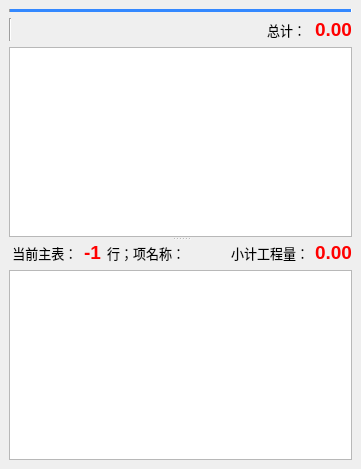
         <widget class="QWidget" name="tab_1">
          <attribute name="title">
           <string>工程量总表</string>
          </attribute>
          <layout class="QVBoxLayout" name="verticalLayout_3">
           <property name="spacing">
            <number>6</number>
           </property>
           <property name="leftMargin">
            <number>9</number>
           </property>
           <property name="topMargin">
            <number>9</number>
           </property>
           <property name="rightMargin">
            <number>9</number>
           </property>
           <property name="bottomMargin">
            <number>9</number>
           </property>
           <item>
            <widget class="Line" name="line_9">
             <property name="palette">
              <palette>
               <active>
                <colorrole role="Mid">
                 <brush brushstyle="SolidPattern">
                  <color alpha="255">
                   <red>51</red>
                   <green>136</green>
                   <blue>255</blue>
                  </color>
                 </brush>
                </colorrole>
               </active>
               <inactive>
                <colorrole role="Mid">
                 <brush brushstyle="SolidPattern">
                  <color alpha="255">
                   <red>51</red>
                   <green>136</green>
                   <blue>255</blue>
                  </color>
                 </brush>
                </colorrole>
               </inactive>
               <disabled>
                <colorrole role="Mid">
                 <brush brushstyle="SolidPattern">
                  <color alpha="255">
                   <red>51</red>
                   <green>136</green>
                   <blue>255</blue>
                  </color>
                 </brush>
                </colorrole>
               </disabled>
              </palette>
             </property>
             <property name="midLineWidth">
              <number>20</number>
             </property>
             <property name="orientation">
              <enum>Qt::Horizontal</enum>
             </property>
            </widget>
           </item>
           <item>
            <layout class="QHBoxLayout" name="horizontalLayout_5">
             <property name="spacing">
              <number>9</number>
             </property>
             <item>
              <widget class="Line" name="line_2">
               <property name="orientation">
                <enum>Qt::Vertical</enum>
               </property>
              </widget>
             </item>
             <item>
              <spacer name="horizontalSpacer_5">
               <property name="orientation">
                <enum>Qt::Horizontal</enum>
               </property>
               <property name="sizeHint" stdset="0">
                <size>
                 <width>40</width>
                 <height>20</height>
                </size>
               </property>
              </spacer>
             </item>
             <item>
              <widget class="QLabel" name="label_14">
               <property name="font">
                <font>
                 <family>微软雅黑</family>
                 <pointsize>10</pointsize>
                </font>
               </property>
               <property name="text">
                <string>总计：</string>
               </property>
              </widget>
             </item>
             <item>
              <widget class="QLabel" name="label_sum">
               <property name="palette">
                <palette>
                 <active>
                  <colorrole role="WindowText">
                   <brush brushstyle="SolidPattern">
                    <color alpha="255">
                     <red>255</red>
                     <green>0</green>
                     <blue>0</blue>
                    </color>
                   </brush>
                  </colorrole>
                  <colorrole role="PlaceholderText">
                   <brush brushstyle="SolidPattern">
                    <color alpha="128">
                     <red>170</red>
                     <green>0</green>
                     <blue>0</blue>
                    </color>
                   </brush>
                  </colorrole>
                 </active>
                 <inactive>
                  <colorrole role="WindowText">
                   <brush brushstyle="SolidPattern">
                    <color alpha="255">
                     <red>255</red>
                     <green>0</green>
                     <blue>0</blue>
                    </color>
                   </brush>
                  </colorrole>
                  <colorrole role="PlaceholderText">
                   <brush brushstyle="SolidPattern">
                    <color alpha="128">
                     <red>170</red>
                     <green>0</green>
                     <blue>0</blue>
                    </color>
                   </brush>
                  </colorrole>
                 </inactive>
                 <disabled>
                  <colorrole role="WindowText">
                   <brush brushstyle="SolidPattern">
                    <color alpha="255">
                     <red>120</red>
                     <green>120</green>
                     <blue>120</blue>
                    </color>
                   </brush>
                  </colorrole>
                  <colorrole role="PlaceholderText">
                   <brush brushstyle="SolidPattern">
                    <color alpha="128">
                     <red>0</red>
                     <green>0</green>
                     <blue>0</blue>
                    </color>
                   </brush>
                  </colorrole>
                 </disabled>
                </palette>
               </property>
               <property name="font">
                <font>
                 <pointsize>14</pointsize>
                 <weight>75</weight>
                 <bold>true</bold>
                </font>
               </property>
               <property name="text">
                <string>0.00</string>
               </property>
              </widget>
             </item>
            </layout>
           </item>
           <item>
            <widget class="QSplitter" name="splitter_2">
             <property name="orientation">
              <enum>Qt::Vertical</enum>
             </property>
             <widget class="QTableView" name="tableView_11">
              <property name="font">
               <font>
                <family>微软雅黑</family>
                <pointsize>10</pointsize>
               </font>
              </property>
             </widget>
             <widget class="QWidget" name="layoutWidget">
              <layout class="QVBoxLayout" name="verticalLayout">
               <item>
                <layout class="QHBoxLayout" name="horizontalLayout_2">
                 <item>
                  <widget class="QLabel" name="label_4">
                   <property name="font">
                    <font>
                     <family>微软雅黑</family>
                     <pointsize>10</pointsize>
                    </font>
                   </property>
                   <property name="text">
                    <string> 当前主表：</string>
                   </property>
                  </widget>
                 </item>
                 <item>
                  <widget class="QLabel" name="label_6">
                   <property name="palette">
                    <palette>
                     <active>
                      <colorrole role="WindowText">
                       <brush brushstyle="SolidPattern">
                        <color alpha="255">
                         <red>255</red>
                         <green>0</green>
                         <blue>0</blue>
                        </color>
                       </brush>
                      </colorrole>
                     </active>
                     <inactive>
                      <colorrole role="WindowText">
                       <brush brushstyle="SolidPattern">
                        <color alpha="255">
                         <red>255</red>
                         <green>0</green>
                         <blue>0</blue>
                        </color>
                       </brush>
                      </colorrole>
                     </inactive>
                     <disabled>
                      <colorrole role="WindowText">
                       <brush brushstyle="SolidPattern">
                        <color alpha="255">
                         <red>120</red>
                         <green>120</green>
                         <blue>120</blue>
                        </color>
                       </brush>
                      </colorrole>
                     </disabled>
                    </palette>
                   </property>
                   <property name="font">
                    <font>
                     <pointsize>14</pointsize>
                     <weight>75</weight>
                     <bold>true</bold>
                    </font>
                   </property>
                   <property name="text">
                    <string>-1</string>
                   </property>
                  </widget>
                 </item>
                 <item>
                  <widget class="QLabel" name="label_7">
                   <property name="font">
                    <font>
                     <family>微软雅黑</family>
                     <pointsize>10</pointsize>
                    </font>
                   </property>
                   <property name="text">
                    <string>行；项名称：</string>
                   </property>
                  </widget>
                 </item>
                 <item>
                  <spacer name="horizontalSpacer_2">
                   <property name="orientation">
                    <enum>Qt::Horizontal</enum>
                   </property>
                   <property name="sizeHint" stdset="0">
                    <size>
                     <width>40</width>
                     <height>20</height>
                    </size>
                   </property>
                  </spacer>
                 </item>
                 <item>
                  <widget class="QLabel" name="label_5">
                   <property name="font">
                    <font>
                     <family>微软雅黑</family>
                     <pointsize>10</pointsize>
                    </font>
                   </property>
                   <property name="text">
                    <string>小计工程量：</string>
                   </property>
                  </widget>
                 </item>
                 <item>
                  <widget class="QLabel" name="label_3">
                   <property name="palette">
                    <palette>
                     <active>
                      <colorrole role="WindowText">
                       <brush brushstyle="SolidPattern">
                        <color alpha="255">
                         <red>255</red>
                         <green>0</green>
                         <blue>0</blue>
                        </color>
                       </brush>
                      </colorrole>
                     </active>
                     <inactive>
                      <colorrole role="WindowText">
                       <brush brushstyle="SolidPattern">
                        <color alpha="255">
                         <red>255</red>
                         <green>0</green>
                         <blue>0</blue>
                        </color>
                       </brush>
                      </colorrole>
                     </inactive>
                     <disabled>
                      <colorrole role="WindowText">
                       <brush brushstyle="SolidPattern">
                        <color alpha="255">
                         <red>120</red>
                         <green>120</green>
                         <blue>120</blue>
                        </color>
                       </brush>
                      </colorrole>
                     </disabled>
                    </palette>
                   </property>
                   <property name="font">
                    <font>
                     <pointsize>14</pointsize>
                     <weight>75</weight>
                     <bold>true</bold>
                    </font>
                   </property>
                   <property name="text">
                    <string>0.00</string>
                   </property>
                  </widget>
                 </item>
                </layout>
               </item>
               <item>
                <widget class="QTableView" name="tableView_12">
                 <property name="font">
                  <font>
                   <family>微软雅黑</family>
                   <pointsize>10</pointsize>
                  </font>
                 </property>
                </widget>
               </item>
              </layout>
             </widget>
            </widget>
           </item>
          </layout>
         </widget>
